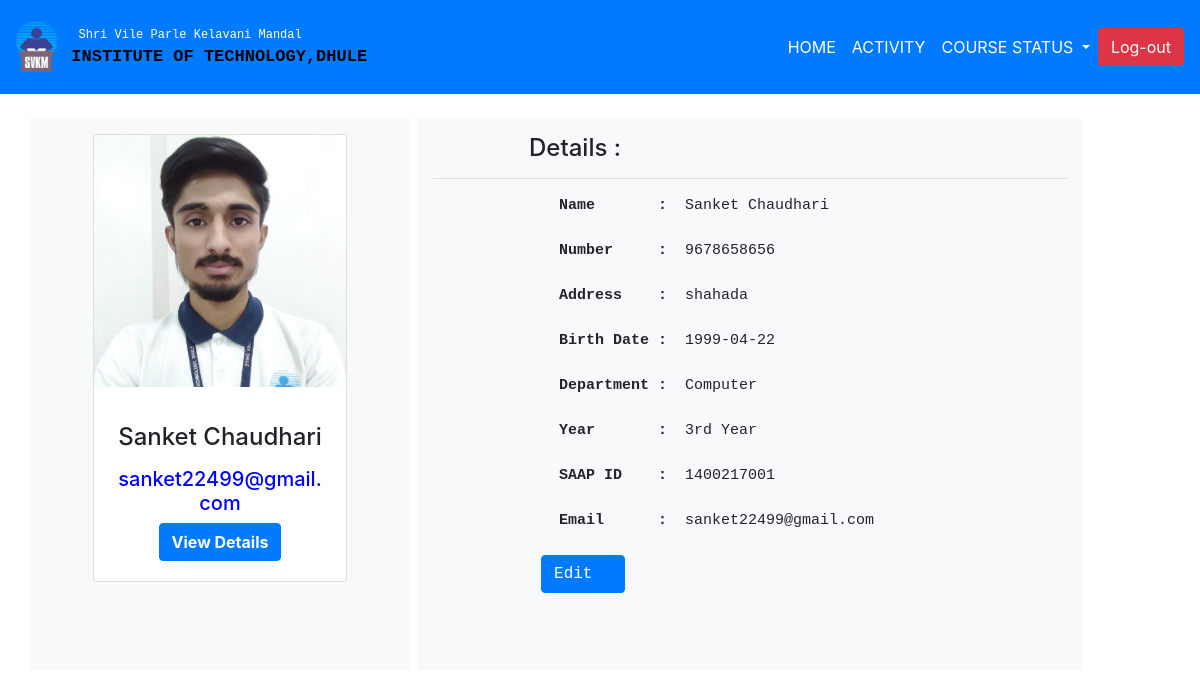
Screenshot of /detail.php?eid=18 with the database file from the repository.
### tables this page shows
CREATE TABLE `registration` (
  `id` int(10) NOT NULL,
  `name` varchar(50) NOT NULL,
  `number` bigint(100) NOT NULL,
  `address` text NOT NULL,
  `bdate` date NOT NULL,
  `dept` varchar(40) NOT NULL,
  `year` text NOT NULL,
  `sid` int(50) NOT NULL,
  `email` text NOT NULL,
  `pass` text NOT NULL,
  `img` text NOT NULL
);

### detail.php (the view, shortened to what this page needs)
<!doctype html>
<html lang="en">
  <head>
    <link rel="stylesheet" href="https://stackpath.bootstrapcdn.com/bootstrap/4.4.1/css/bootstrap.min.css">
      <link rel="stylesheet" type="text/css" href="style.css">
  </head>
  <body>
<?php
    include('db.php');
    $sql = mysqli_query($conn, "select * from registration where id = '".$_GET['eid']."' ");
    while($row=mysqli_fetch_assoc($sql)){
    $s = $row['sid'];
?>
        <nav class="navbar navbar-expand-lg  navbar-dark bg-primary navbar-fixed-top">
            <img class="" src="logo.png" style="width: 3.5%; height: 1.8%">
              <pre style="font-size: 12px; color: white;">
   Shri Vile Parle Kelavani Mandal
  <b style="font-size: 17px; color: black;" class="text-uppercase">Institute Of Technology,Dhule  </b></pre>
            <div class="collapse navbar-collapse" id="navbarTogglerDemo02">
                <ul class="navbar-nav ml-auto mt-2 mt-lg-0">
                  <li class="nav-item active">
                    <a class="nav-link text-uppercase" href="Profile.php?eid=<?php echo $_GET['eid'];?>&s=<?php echo $s; ?>">Home <span class="sr-only">(current)</span></a>
                  </li>
                  <li class="nav-item active">
                    <a class="nav-link text-uppercase" href="activity.php?eid=<?php echo $_GET['eid'];?>&s=<?php echo $s; ?>">Activity <span class="sr-only">(current)</span></a>
                  </li>
                   <li class="nav-item dropdown">
                    <a class="nav-link dropdown-toggle text-white text-uppercase" style="color: black" href="#" id="navbardrop" data-toggle="dropdown">
                      Course Status
                    </a>
                  </li>
                </ul>
             <form class="form-inline my-2 my-lg-0" action="logout.php">
               <a href="logout.php"><button class="btn btn-danger my-2 my-sm-0" type="submit">Log-out</button></a>
            </form>
        </div>
      </nav>
      <?php
    }
    ?>
<?php
    include('db.php');
    $sql = mysqli_query($conn, "select * from registration where id ='".$_GET['eid']."' ");
    while($row=mysqli_fetch_assoc($sql)){
      $d = $row['id'];
?>
<div class="container my-4">
    <div class="row">
        <div class="col-lg-4 col-md-4 col-sm-2 col-2 text-center bg-light  py-3">
                <div class="card mx-5">
                   <img class="card-img-top pb-3" src="img/<?php echo $row['img']; ?>" alt="Card image">
                  <div class="card-body">
                      <h4 class="card-title"><p><?php echo $row['name']; ?></p></h4>
                      <h5><p class="card-text" style="color: blue"> <?php echo $row['email']; ?></p></h5>
                    <a href="detail.php?eid=<?php echo $d; ?>" style="color: black"><button class="btn btn-primary "><b>View Details</b>  </button></a>
                  </div>
              </div>
        </div>
          <div class="col-lg-7 col-md-7 col-sm-6 col-5 bg-light mx-2 py-3">
           <b><h4 class="ml-5 pl-5">Details :</h4></b>
            <hr>
           <div>
            <pre style="font-size: 15px">
             <b> Name       : </b> <?php echo $row['name']; ?><br>
             <b> Number     : </b> <?php echo $row['number']; ?><br>
             <b> Address    : </b> <?php echo $row['address']; ?><br>
             <b> Birth Date : </b> <?php echo $row['bdate']; ?><br>
             <b> Department : </b> <?php echo $row['dept']; ?><br>
             <b> Year       : </b> <?php echo $row['year']; ?><br>
             <b> SAAP ID    : </b> <?php echo $row['sid']; ?><br>
             <b> Email      : </b> <?php echo $row['email']; ?><br>
            <a href="edit.php?eid=<?php echo $d; ?>" style="color: black"><button class="btn btn-primary " >Edit  </button></a>
           </pre>
           </div>
        </div>
    </div>
</div>
<?php
}
?>
  </body>
</html>

### rows the page displays
registration: img (picture), name "Sanket Chaudhari", email "sanket22499@gmail.com", number "9678658656", address "shahada", bdate "1999-04-22", dept "Computer", year "3rd Year", sid "1400217001"
